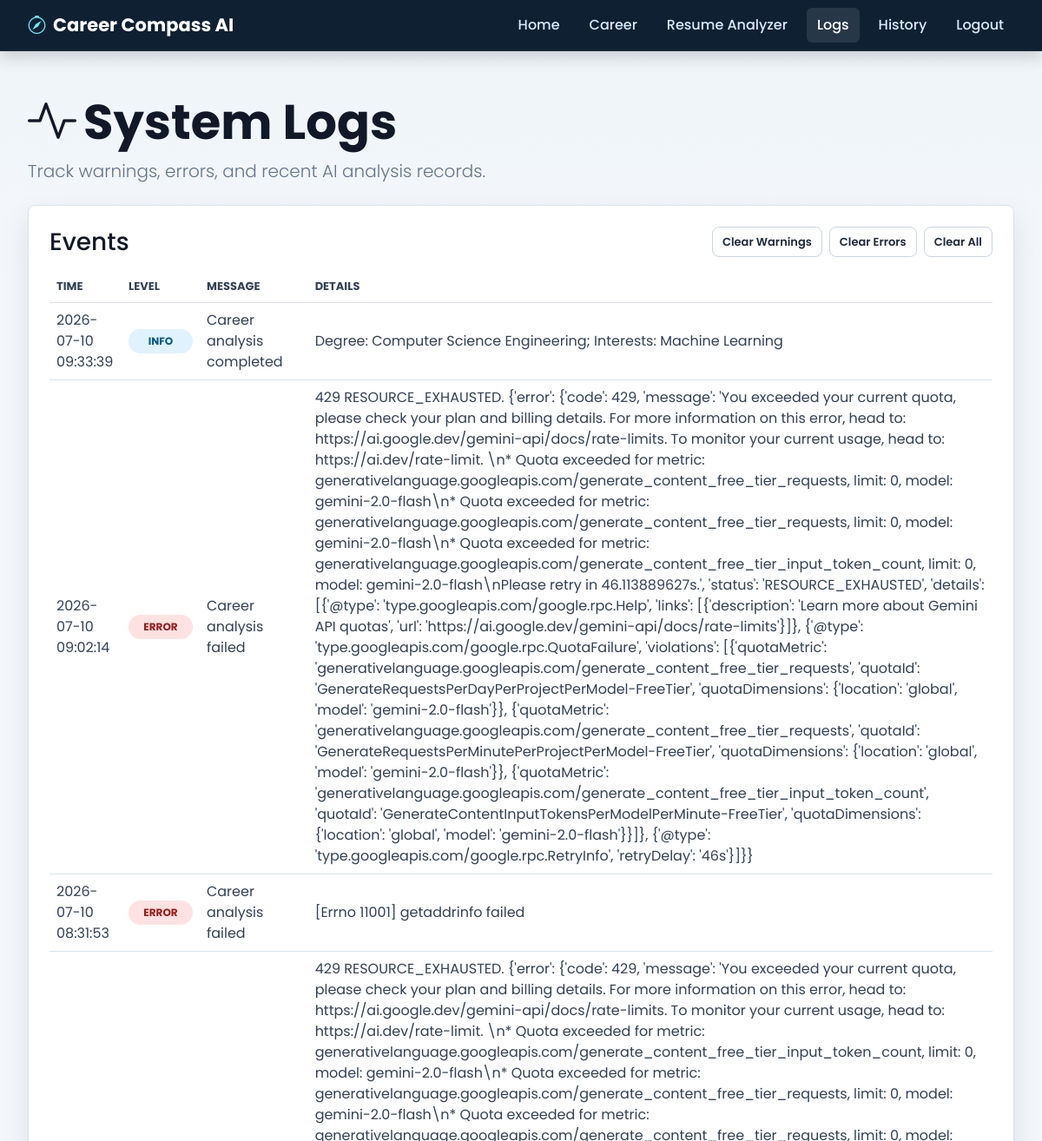
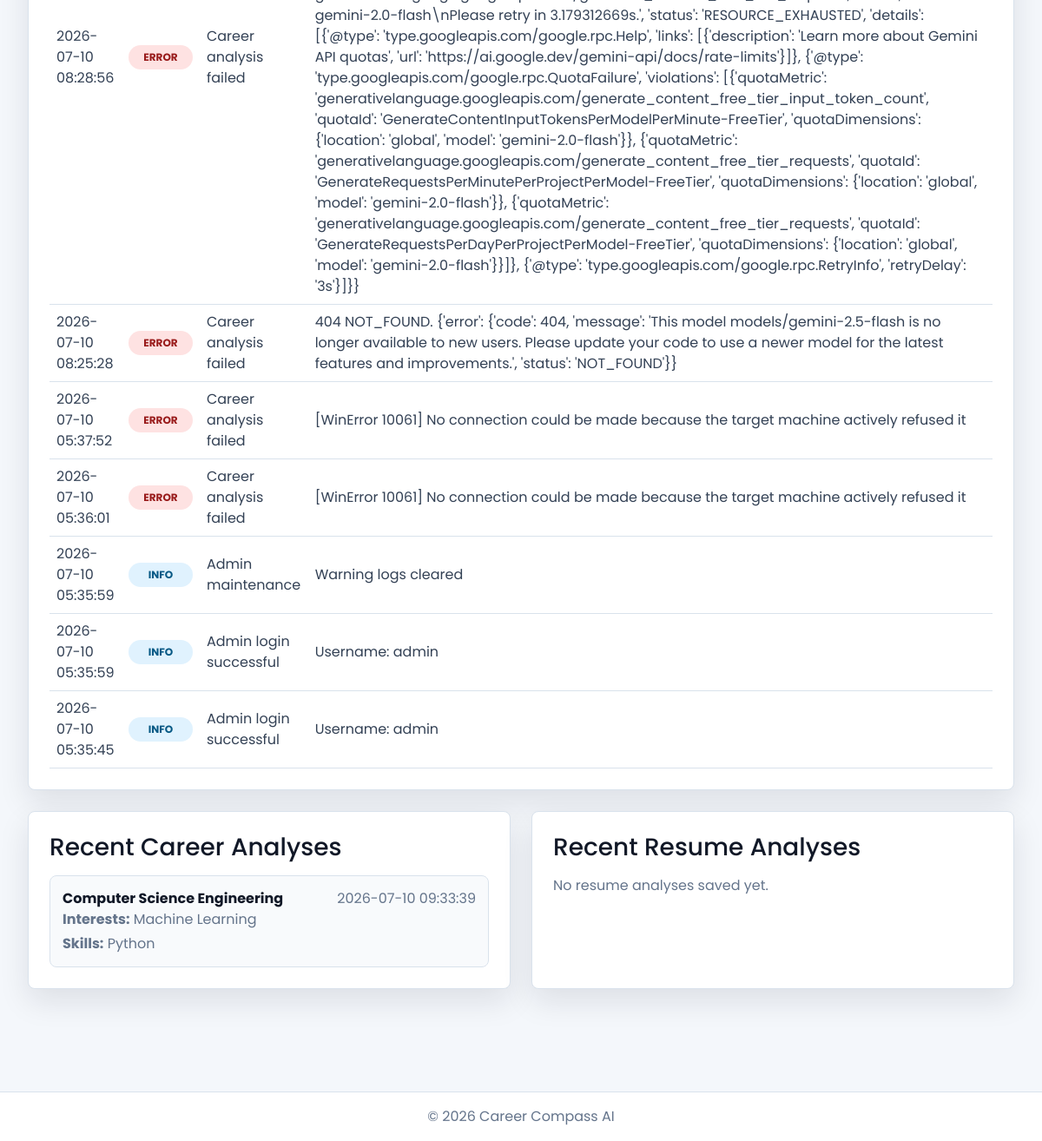
The app's page /admin/logs (signed in) with its own data (2 pictures, top to bottom).
### tables this page shows
CREATE TABLE app_events (
                id INTEGER PRIMARY KEY AUTOINCREMENT,
                level TEXT NOT NULL,
                message TEXT NOT NULL,
                details TEXT,
                created_at TEXT NOT NULL
            );

CREATE TABLE career_analyses (
                id INTEGER PRIMARY KEY AUTOINCREMENT,
                degree TEXT,
                year TEXT,
                specialization TEXT,
                interest TEXT,
                skills TEXT,
                languages TEXT,
                industry TEXT,
                work_style TEXT,
                location TEXT,
                goal TEXT,
                ai_result TEXT,
                created_at TEXT NOT NULL
            );

### app.py (the view)
@app.route("/admin/logs")
@admin_required
def admin_logs():
    with get_db_connection() as connection:
        events = connection.execute(
            "SELECT * FROM app_events ORDER BY id DESC LIMIT 100"
        ).fetchall()
        career_analyses = connection.execute(
            "SELECT * FROM career_analyses ORDER BY id DESC LIMIT 20"
        ).fetchall()
        resume_analyses = connection.execute(
            "SELECT * FROM resume_analyses ORDER BY id DESC LIMIT 20"
        ).fetchall()
    return render_template(
        "admin_logs.html",
        events=events,
        career_analyses=career_analyses,
        resume_analyses=resume_analyses
    )

### app.py (called while the page is built)
def admin_required(view):
    @wraps(view)
    def wrapped_view(*args, **kwargs):
        if not session.get("admin_logged_in"):
            return redirect(url_for("admin_login", next=request.path))
        return view(*args, **kwargs)
    return wrapped_view

def get_db_connection():
    connection = sqlite3.connect(DATABASE_PATH)
    connection.row_factory = sqlite3.Row
    return connection

### templates/admin_logs.html (shortened to what this page needs)
<!DOCTYPE html>
<html lang="en">
<head>
    <link href="https://cdn.jsdelivr.net/npm/bootstrap@5.3.7/dist/css/bootstrap.min.css" rel="stylesheet">
    <link rel="stylesheet" href="https://cdn.jsdelivr.net/npm/bootstrap-icons@1.11.3/font/bootstrap-icons.min.css">
    <link rel="stylesheet" href="{{ url_for('static', filename='css/style.css') }}">
</head>
<body>
<nav class="navbar navbar-expand-lg navbar-dark bg-dark shadow">
    <div class="container">
        <a class="navbar-brand fw-bold" href="/">
            <i class="bi bi-compass me-2"></i>Career Compass AI
        </a>
        <div class="navbar-nav ms-auto">
            <a class="nav-link" href="/">Home</a>
            <a class="nav-link" href="/career">Career</a>
            <a class="nav-link" href="/summarizer">Resume Analyzer</a>
            <a class="nav-link active" href="/admin/logs">Logs</a>
            <a class="nav-link" href="/history">History</a>
            <a class="nav-link" href="/admin/logout">Logout</a>
        </div>
    </div>
</nav>
<main class="container py-5">
    <div class="mb-4">
        <h1 class="display-4 fw-bold">
            <i class="bi bi-activity me-2"></i>System Logs
        </h1>
        <p class="lead">Track warnings, errors, and recent AI analysis records.</p>
    </div>
    <div class="card p-4 mb-4">
        <div class="d-flex flex-wrap align-items-center justify-content-between gap-3 mb-3">
            <h3 class="mb-0">Events</h3>
            <div class="d-flex flex-wrap gap-2">
                <form method="POST" action="/admin/logs/clear">
                    <button class="btn btn-outline-light btn-sm" type="submit">Clear Warnings</button>
                </form>
                <form method="POST" action="/admin/logs/clear">
                    <button class="btn btn-outline-light btn-sm" type="submit">Clear Errors</button>
                </form>
                <form method="POST" action="/admin/logs/clear">
                    <button class="btn btn-outline-light btn-sm" type="submit">Clear All</button>
                </form>
            </div>
        </div>
        <div class="table-responsive">
            <table class="table align-middle">
                <thead>
                    <tr>
                        <th>Time</th>
                        <th>Level</th>
                        <th>Message</th>
                        <th>Details</th>
                    </tr>
                </thead>
                <tbody>
                    {% for event in events %}
                    <tr>
                        <td>{{ event.created_at }}</td>
                        <td>
                            <span class="log-badge log-{{ event.level }}">{{ event.level }}</span>
                        </td>
                        <td>{{ event.message }}</td>
                        <td>{{ event.details }}</td>
                    </tr>
                    {% else %}
                    <tr>
                        <td colspan="4" class="text-center text-light">No events recorded yet.</td>
                    </tr>
                    {% endfor %}
                </tbody>
            </table>
        </div>
    </div>
    <div class="row g-4">
        <div class="col-lg-6">
            <div class="card p-4 h-100">
                <h3 class="mb-3">Recent Career Analyses</h3>
                <div class="analysis-list">
                    {% for item in career_analyses %}
                    <div class="analysis-item">
                        <div class="d-flex justify-content-between gap-3">
                            <strong>{{ item.degree }}</strong>
                            <span class="text-light">{{ item.created_at }}</span>
                        </div>
                        <p class="mb-1"><strong>Interests:</strong> {{ item.interest }}</p>
                        <p class="mb-0"><strong>Skills:</strong> {{ item.skills }}</p>
                    </div>
                    {% else %}
                    <p class="text-light mb-0">No career analyses saved yet.</p>
                    {% endfor %}
                </div>
            </div>
        </div>
        <div class="col-lg-6">
            <div class="card p-4 h-100">
                <h3 class="mb-3">Recent Resume Analyses</h3>
                <div class="analysis-list">
                    {% for item in resume_analyses %}
                    <div class="analysis-item">
                        <div class="d-flex justify-content-between gap-3">
                            <strong>{{ item.filename }}</strong>
                            <span class="text-light">{{ item.created_at }}</span>
                        </div>
                        <p class="mb-0">{{ item.summary[:220] }}{% if item.summary|length > 220 %}...{% endif %}</p>
                    </div>
                    {% else %}
                    <p class="text-light mb-0">No resume analyses saved yet.</p>
                    {% endfor %}
                </div>
            </div>
        </div>
    </div>
</main>
<footer class="text-center py-3">
    <p class="text-light">&copy; 2026 Career Compass AI</p>
</footer>
</body>
</html>

### static/css/style.css (style rules this page uses)
:root { --page: #f4f7fb; --surface: #ffffff; --surface-muted: #eef4f8; --ink: #111827; --muted: #64748b; --line: #d9e2ec; --nav: #102033; --primary: #2563eb; --primary-dark: #1d4ed8; --accent: #0f766e; --warning: #b45309; --shadow: 0 14px 35px rgba(15, 23, 42, .10); }
* { box-sizing: border-box; }
html { scroll-behavior: smooth; }
body { min-height: 100vh; margin: 0; color: var(--ink); background: linear-gradient(180deg, #eef4f8 0, var(--page) 310px), var(--page); font-family: "Poppins", "Segoe UI", Arial, sans-serif; }
.container { max-width: 1160px; }
.navbar { background: var(--nav) !important; border-bottom: 1px solid rgba(255, 255, 255, .08); box-shadow: 0 8px 24px rgba(15, 23, 42, .14); }
.navbar-brand { display: inline-flex; align-items: center; font-size: 21px; font-weight: 700; letter-spacing: 0; }
.navbar-brand i { color: #67e8f9; }
.nav-link { color: #dbeafe !important; margin-left: 10px; border-radius: 6px; font-weight: 500; padding: 8px 12px !important; }
.nav-link:hover, .nav-link.active { color: #ffffff !important; background: rgba(255, 255, 255, .10); }
main.container { min-height: calc(100vh - 170px); }
.card { background: var(--surface) !important; color: var(--ink) !important; border: 1px solid var(--line); border-radius: 8px; box-shadow: var(--shadow); overflow: hidden; }
.card h4, .card h5, .card p { color: inherit; }
.card p, .lead { color: var(--muted); }
.btn { border-radius: 8px; font-weight: 600; padding: 11px 20px; transition: background-color .2s, border-color .2s, box-shadow .2s, transform .2s; }
.btn-outline-light { color: #1e293b; background: #ffffff; border-color: #cbd5e1; }
.table { margin-bottom: 0; }
.table th { color: #334155; font-size: 13px; text-transform: uppercase; }
.table td { color: #334155; border-color: var(--line); }
.log-badge { display: inline-flex; align-items: center; min-width: 74px; justify-content: center; padding: 5px 8px; border-radius: 999px; font-size: 12px; font-weight: 700; text-transform: uppercase; }
.log-info { color: #075985; background: #e0f2fe; }
.log-error { color: #991b1b; background: #fee2e2; }
.analysis-list { display: grid; gap: 12px; }
.analysis-item { padding: 14px; background: #f8fafc; border: 1px solid var(--line); border-radius: 8px; }
.btn-sm { padding: 7px 11px; font-size: 13px; }
.display-3, .display-4 { color: var(--ink); font-weight: 800; letter-spacing: 0; }
.text-light { color: var(--muted) !important; }
footer { margin-top: 70px; padding: 24px; color: var(--muted); background: #ffffff; border-top: 1px solid var(--line); }
footer p { margin-bottom: 0; }

### records on screen
app_events: created_at "2026-07-10 09:33:39", level "INFO", message "Career analysis completed", details "Degree: Computer Science Engineering; Interests: Machine Learning"
app_events: created_at "2026-07-10 09:02:14", level "ERROR", message "Career analysis failed", details "429 RESOURCE_EXHAUSTED. {'error': {'code': 429, 'message': 'You exceeded your current quota, please check your plan and billing details. For more information on this error, head to: https://ai.google.dev/gemini-api/docs/rate-limits. To monitor your current usage, head to: https://ai.dev/rate-limit. \\n* Quota exceeded for metric: generativelanguage.googleapis.com/generate_content_free_tier_requests, limit: 0, model: gemini-2.0-flash\\n* Quota exceeded for metric: generativelanguage.googleapis.com/generate_content_free_tier_requests, limit: 0, model: gemini-2.0-flash\\n* Quota exceeded for metric: generativelanguage.googleapis.com/generate_content_free_tier_input_token_count, limit: 0, model:…"
app_events: created_at "2026-07-10 08:31:53", level "ERROR", message "Career analysis failed", details "[Errno 11001] getaddrinfo failed"
app_events: created_at "2026-07-10 08:28:56", level "ERROR", message "Career analysis failed", details "429 RESOURCE_EXHAUSTED. {'error': {'code': 429, 'message': 'You exceeded your current quota, please check your plan and billing details. For more information on this error, head to: https://ai.google.dev/gemini-api/docs/rate-limits. To monitor your current usage, head to: https://ai.dev/rate-limit. \\n* Quota exceeded for metric: generativelanguage.googleapis.com/generate_content_free_tier_input_token_count, limit: 0, model: gemini-2.0-flash\\n* Quota exceeded for metric: generativelanguage.googleapis.com/generate_content_free_tier_requests, limit: 0, model: gemini-2.0-flash\\n* Quota exceeded for metric: generativelanguage.googleapis.com/generate_content_free_tier_requests, limit: 0, model:…"
app_events: created_at "2026-07-10 08:25:28", level "ERROR", message "Career analysis failed", details "404 NOT_FOUND. {'error': {'code': 404, 'message': 'This model models/gemini-2.5-flash is no longer available to new users. Please update your code to use a newer model for the latest features and improvements.', 'status': 'NOT_FOUND'}}"
app_events: created_at "2026-07-10 05:37:52", level "ERROR", message "Career analysis failed", details "[WinError 10061] No connection could be made because the target machine actively refused it"
app_events: created_at "2026-07-10 05:36:01", level "ERROR", message "Career analysis failed", details "[WinError 10061] No connection could be made because the target machine actively refused it"
app_events: created_at "2026-07-10 05:35:59", level "INFO", message "Admin maintenance", details "Warning logs cleared"
app_events: created_at "2026-07-10 05:35:59", level "INFO", message "Admin login successful", details "Username: admin"
app_events: created_at "2026-07-10 05:35:45", level "INFO", message "Admin login successful", details "Username: admin"
career_analyses: degree "Computer Science Engineering", created_at "2026-07-10 09:33:39", interest "Machine Learning", skills "Python"
